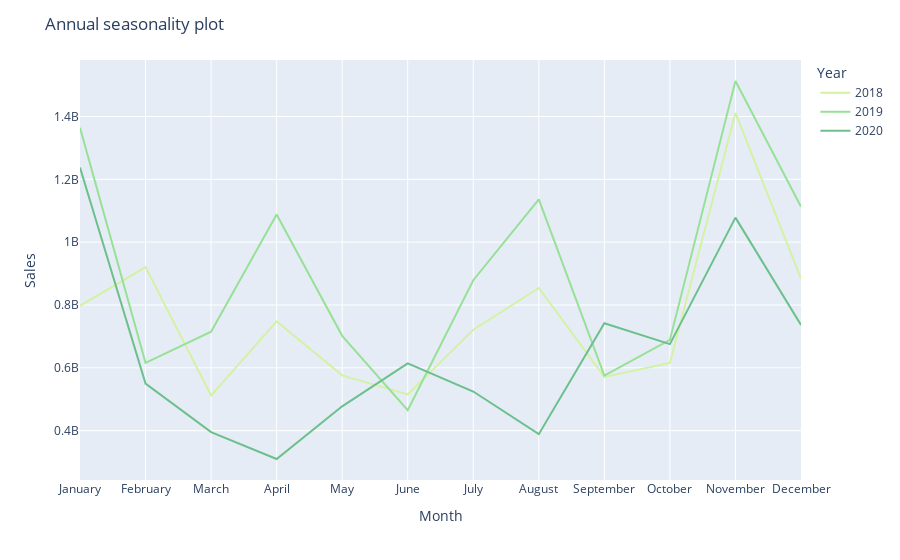

The notebook cell saved with this chart:
### Markdown cell above
## Seasonal plots - annual
* before COVID (2017-2019), trend & seasonality are recognizable:
    * increasing trend except Feb & June
    * peaks in April, August, November
    * peak in January or February depending on Lunar New Year
* after COVID: 
    * 1st wave in April 2020
    * 2nd wave in August 2020
    * 3rd wave in February 2021
    * 4th wave in May-September 2021

few years & COVID cause difficulty in recognizing seasonalities

=> SHOULD WE INCLUDE ANNUAL SEASONALITY?

### Code cell
id = store_list[30]
df_wide_monthly = df_wide.loc['2018':'2020', :id].resample('M').sum()
ts_monthly = df_wide_monthly.iloc[:,0]
fig = px.line(x=ts_monthly.index.month_name(), 
              y=ts_monthly,
              color=ts_monthly.index.year,
              category_orders={'x':ts_monthly['2018'].index.month_name().values.tolist()},
              color_discrete_sequence=px.colors.sequential.Emrld
              )
fig.update_layout(title_text='Annual seasonality plot',
                  legend_title_text='Year')
fig.update_xaxes(title='Month')
fig.update_yaxes(title='Sales')

fig.show()

### Figure 1 — Plotly figure (JSON) as saved in the notebook; plotly's stock layout.template omitted (floating-point values rounded to 4 significant figures)
{"data": [{"hovertemplate": "color=2018<br>x=%{x}<br>y=%{y}<extra></extra>", "legendgroup": "2018", "line": {"color": "rgb(211, 242, 163)", "dash": "solid"}, "marker": {"symbol": "circle"}, "mode": "lines", "name": "2018", "orientation": "v", "showlegend": true, "type": "scatter", "x": ["January", "February", "March", "April", "May", "June", "July", "August", "September", "October", "November", "December"], "xaxis": "x", "y": [797446016, 920532983, 512036750, 747719440, 576017120, 515348290, 721074020, 854099240, 570927640, 615500140, 1411365385, 883717854], "yaxis": "y"}, {"hovertemplate": "color=2019<br>x=%{x}<br>y=%{y}<extra></extra>", "legendgroup": "2019", "line": {"color": "rgb(151, 225, 150)", "dash": "solid"}, "marker": {"symbol": "circle"}, "mode": "lines", "name": "2019", "orientation": "v", "showlegend": true, "type": "scatter", "x": ["January", "February", "March", "April", "May", "June", "July", "August", "September", "October", "November", "December"], "xaxis": "x", "y": [1364019445, 615698460, 715137090, 1088273515, 701839586, 464861491, 878779640, 1136181407, 575250294, 688792120, 1513005966, 1112602269], "yaxis": "y"}, {"hovertemplate": "color=2020<br>x=%{x}<br>y=%{y}<extra></extra>", "legendgroup": "2020", "line": {"color": "rgb(108, 192, 139)", "dash": "solid"}, "marker": {"symbol": "circle"}, "mode": "lines", "name": "2020", "orientation": "v", "showlegend": true, "type": "scatter", "x": ["January", "February", "March", "April", "May", "June", "July", "August", "September", "October", "November", "December"], "xaxis": "x", "y": [1237833308, 549750427, 395250051, 309686900, 477437267, 613857962, 524508150, 388752724, 742041135, 675429870, 1078106668, 736581376], "yaxis": "y"}], "layout": {"legend": {"title": {"text": "Year"}, "tracegroupgap": 0}, "margin": {"t": 60}, "title": {"text": "Annual seasonality plot"}, "xaxis": {"anchor": "y", "categoryarray": ["January", "February", "March", "April", "May", "June", "July", "August", "September", "October", "November", "December"], "categoryorder": "array", "domain": [0, 1], "title": {"text": "Month"}}, "yaxis": {"anchor": "x", "domain": [0, 1], "title": {"text": "Sales"}}}}
